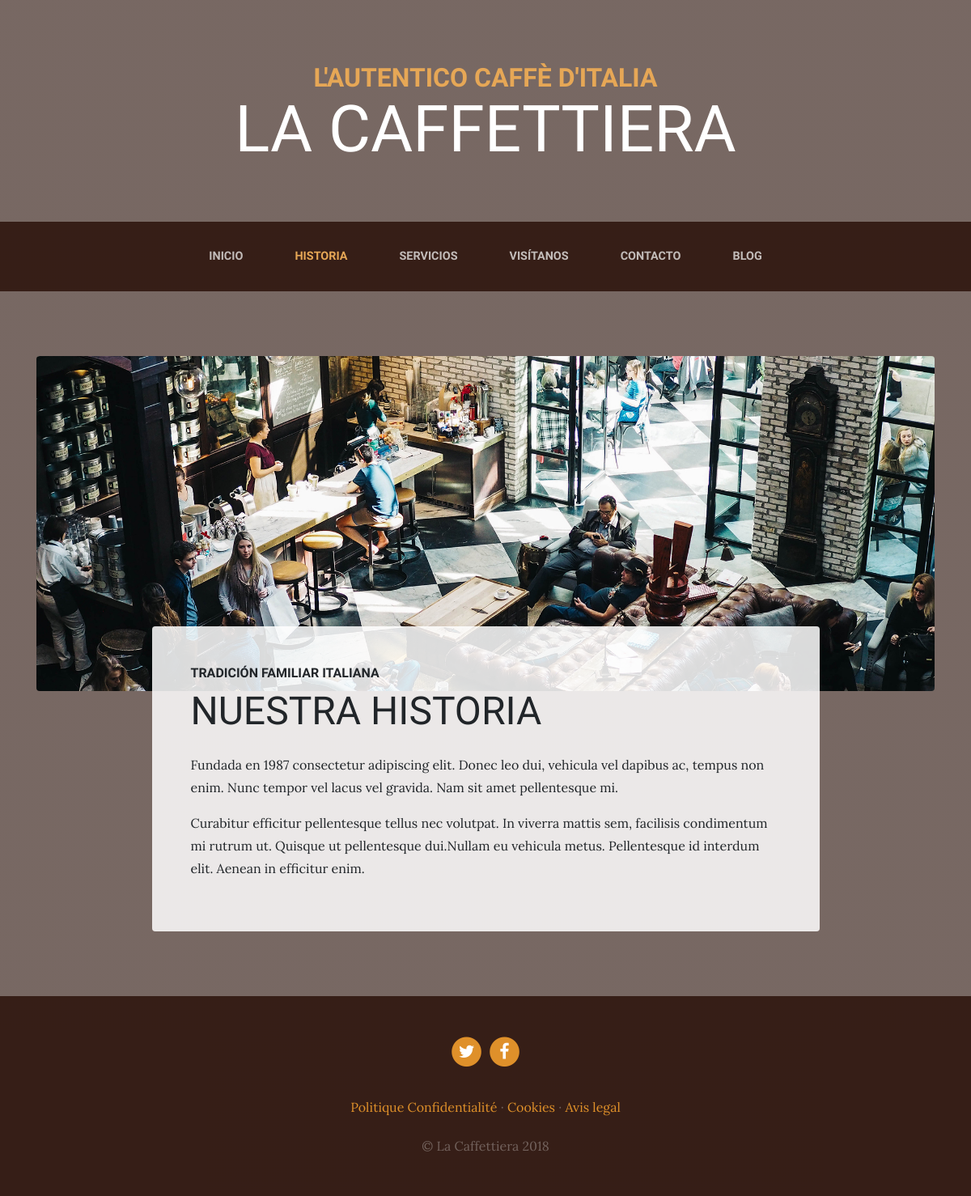
The page /about/ on the database its author committed.
### paginas/models.py (models this page shows, shortened)
class Pagina(models.Model):
    titulo = models.CharField(verbose_name = "Titre")
    contenido = RichTextField(verbose_name = "Contenu")
    orden = models.SmallIntegerField(verbose_name = "Position", default=0)
    fecha_creacion = models.DateTimeField(auto_now_add=True, verbose_name = "Date création")
    fecha_actualizacion = models.DateTimeField(auto_now=True, verbose_name = "Date modification")
    class Meta:
        verbose_name = "Page"
        verbose_name_plural = "Pages"
        ordering = ["orden", "titulo"]

### core/views.py (the view)
# urls.py: path('about/', views.historia, name="nm_historia"),
def historia(request):
    return render(request, "core/about.html")

### paginas/templatetags/tags_extras.py (called while the page is built)
@register.simple_tag
def get_listado_paginas():
    pgs = Pagina.objects.all()
    return pgs

### social/processors_perso.py (called while the page is built)
def ctx_dict(request):
    ctx = {}
    enlaces = Enlace.objects.all()
    for enlace in enlaces:
        ctx[enlace.clave] = enlace.url
    return ctx

### core/templates/core/about.html (shortened to what this page needs)
{% extends 'core/base.html' %}
{% load static %}
{% block contenido %}
<section class="page-section about-heading">
  <div class="container">
    <img class="img-fluid rounded about-heading-img mb-3 mb-lg-0" src="{% static 'core/img/about.jpg' %}" alt="">
    <div class="about-heading-content">
      <div class="row">
        <div class="col-xl-9 col-lg-10 mx-auto">
          <div class="bg-faded rounded p-5">
            <h2 class="section-heading mb-4">
              <span class="section-heading-upper">Tradición familiar italiana</span>
              <span class="section-heading-lower">Nuestra historia</span>
            </h2>
            <p>Fundada en 1987 consectetur adipiscing elit. Donec leo dui, vehicula vel dapibus ac, tempus non enim. Nunc tempor vel lacus vel gravida. Nam sit amet pellentesque mi. </p>
            <p>Curabitur efficitur pellentesque tellus nec volutpat. In viverra mattis sem, facilisis condimentum mi rutrum ut. Quisque ut pellentesque dui.Nullam eu vehicula metus. Pellentesque id interdum elit. Aenean in efficitur enim.</p>
          </div>
        </div>
      </div>
    </div>
  </div>
</section>
{% endblock %}

### core/templates/core/base.html (shortened to what this page needs)
<!DOCTYPE html>
<html lang="es">
  <head>
    {% load static %}
    <link href="{% static 'core/vendor/bootstrap/css/bootstrap.min.css' %}" rel="stylesheet">
    <link href="{% static 'core/vendor/font-awesome/css/font-awesome.min.css' %}" rel="stylesheet" type="text/css">
    <link href="{% static 'core/css/business-casual.css' %}" rel="stylesheet">
  </head>
  <body>
    <h1 class="site-heading text-center text-white d-none d-lg-block">
      <span class="site-heading-upper text-primary mb-3">L'autentico caffè d'italia</span>
      <span class="site-heading-lower">La Caffettiera</span>
    </h1>
    <nav class="navbar navbar-expand-lg navbar-dark py-lg-4" id="mainNav">
      <div class="container">
        <div class="collapse navbar-collapse" id="navbarResponsive">
          <ul class="navbar-nav mx-auto">
            <li class="nav-item px-lg-4 {% if request.resolver_match.view_name == 'nm_inicio'  %}active{% endif %}">
              <a class="nav-link text-uppercase text-expanded" href="{% url 'nm_inicio' %}">Inicio</a>
            </li>
            <li class="nav-item px-lg-4 {% if request.resolver_match.view_name == 'nm_historia'  %}active{% endif %}">
              <a class="nav-link text-uppercase text-expanded" href="{% url 'nm_historia' %}">Historia</a>
            </li>
            <li class="nav-item px-lg-4 {% if request.resolver_match.view_name == 'nm_servicios'  %}active{% endif %}">
              <a class="nav-link text-uppercase text-expanded" href="{% url 'nm_servicios' %}">Servicios</a>
            </li>
            <li class="nav-item px-lg-4 {% if request.resolver_match.view_name == 'nm_visitanos'  %}active{% endif %}">
              <a class="nav-link text-uppercase text-expanded" href="{% url 'nm_visitanos' %}">Visítanos</a>
            </li>
            <li class="nav-item px-lg-4 {% if request.resolver_match.view_name == 'nm_contacto'  %}active{% endif %}">
              <a class="nav-link text-uppercase text-expanded" href="{% url 'nm_contacto' %}">Contacto</a>
            </li>
            <li class="nav-item px-lg-4 {% if request.resolver_match.view_name|slice:':7' == 'nm_blog' %}active{% endif %}">
              <a class="nav-link text-uppercase text-expanded" href="{% url 'nm_blog' %}">Blog</a>
            </li>
          </ul>
        </div>
      </div>
    </nav>
    {% block contenido %}
    {% endblock %}
    <footer class="footer text-faded text-center py-5">
      <div class="container">
        <p class="m-0">
          {% if LINK_TWITER %}
	        <a href="{{ LINK_TWITER }}" class="link">
	          <span class="fa-stack fa-lg">
	            <i class="fa fa-circle fa-stack-2x"></i>
	            <i class="fa fa-twitter fa-stack-1x fa-inverse"></i>
	          </span>
	        </a>
          {% endif %}
          {% if LINK_FACEBOOK %}
	        <a href="{{ LINK_FACEBOOK }}" class="link">
	          <span class="fa-stack fa-lg">
	            <i class="fa fa-circle fa-stack-2x"></i>
	            <i class="fa fa-facebook fa-stack-1x fa-inverse"></i>
	          </span>
	        </a>
          {% endif %}
	    </p>
        <p class="m-0 mbt">
          {% load tags_extras %}
          {% get_listado_paginas as paginas %}
          {% for pagina in paginas %}
            <a href="{% url 'nm_pagina' pagina.id pagina.titulo|slugify %}" class="link">{{ pagina.titulo }}</a>{% if not forloop.last %} ·{% endif %}
          {% endfor %}
    		</p>
        <p class="m-0 mbt1">&copy; La Caffettiera 2018</p>
      </div>
	</footer>
  </body>
</html>

### core/static/core/css/business-casual.css (style rules this page uses)
body { font-family: 'Lora'; background: linear-gradient(rgba(47, 23, 15, 0.65), rgba(47, 23, 15, 0.65)), url("../img/bg.jpg"); background-attachment: fixed; background-position: center; background-size: cover; }
h1, h2, h3, h4, h5, h6 { font-family: 'Raleway'; }
p { line-height: 1.75; }
.text-faded { color: rgba(255, 255, 255, 0.3); }
.site-heading { margin-top: 5rem; margin-bottom: 5rem; text-transform: uppercase; line-height: 1; font-family: 'Raleway'; }
.site-heading .site-heading-upper { display: block; font-size: 2rem; font-weight: 800; }
.site-heading .site-heading-lower { font-size: 5rem; font-weight: 100; line-height: 4rem; }
.page-section { margin-top: 5rem; margin-bottom: 5rem; }
.section-heading { text-transform: uppercase; }
.section-heading .section-heading-upper { display: block; font-size: 1rem; font-weight: 800; padding-bottom:.5rem; }
.section-heading .section-heading-lower { display: block; font-size: 3rem; font-weight: 100; }
.bg-faded { background-color: rgba(255, 255, 255, 0.85); }
#mainNav { background-color: rgba(47, 23, 15, 0.9); font-family: 'Raleway'; }
#mainNav .navbar-nav .nav-item .nav-link { color: rgba(255, 255, 255, 0.7); font-weight: 800; }
#mainNav .navbar-nav .nav-item.active .nav-link { color: #e6a756; }
@media (min-width: 992px) { #mainNav .navbar-nav .nav-item .nav-link { font-size: 0.9rem; } }
@media (min-width: 992px) { .about-heading .about-heading-img { position: relative; z-index: 0; } }
@media (min-width: 992px) { .about-heading .about-heading-content { margin-top: -5rem; position: relative; z-index: 1; } }
.footer { background-color: rgba(47, 23, 15, 0.9); }
.text-primary { color: #e6a756 !important; }
.mbt { padding-top: 2rem; }
.mbt1 { padding-top: 1.25rem; }
a.link { color: #df902a; }

### rows shown on the page
Pagina: titulo "Politique Confidentialité"
Pagina: titulo "Cookies"
Pagina: titulo "Avis legal"
